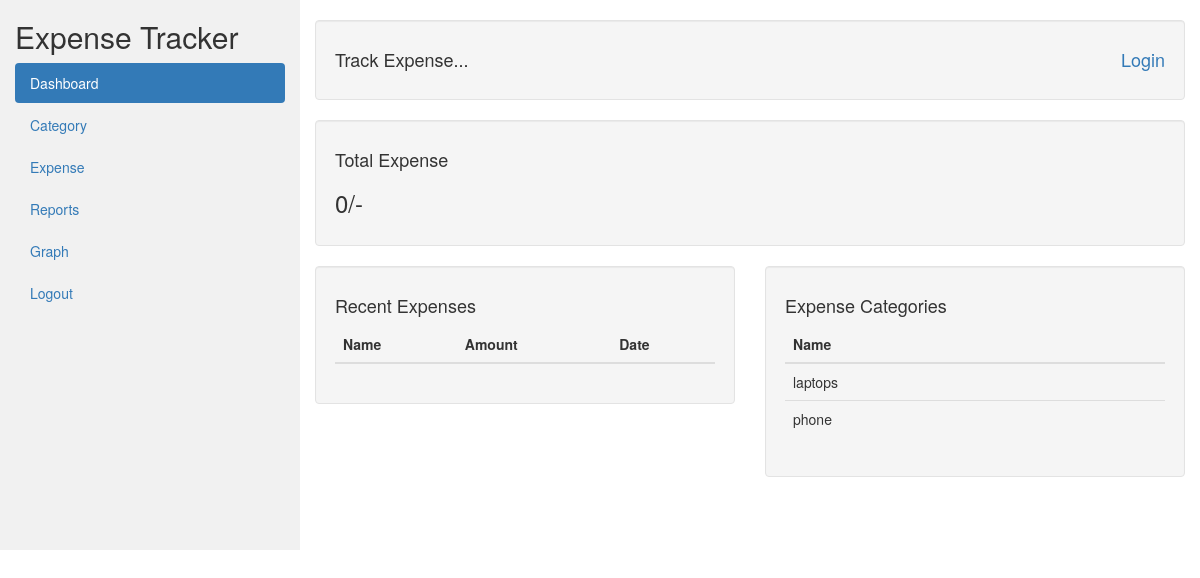
Before: / with the older database file.
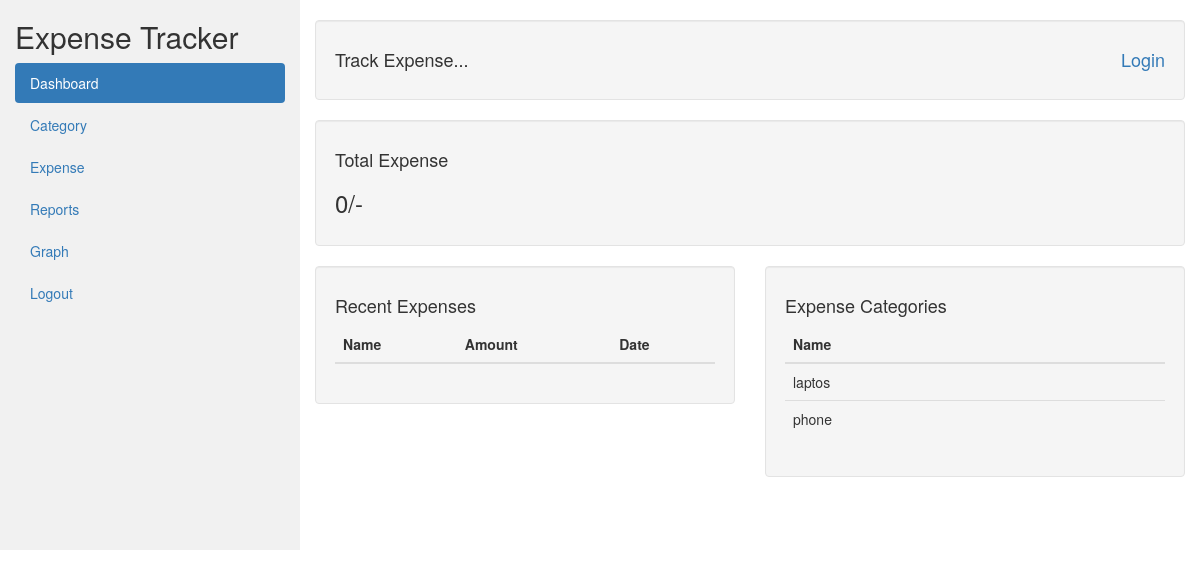
After: the same page with the newer database file.
### ExpenseTracker/models.py (models this page shows, shortened)
class Category(models.Model):
    name = models.CharField(max_length=100, db_index=True,unique=True)

### ExpenseTracker/views.py (the view)
# urls.py: path('',views.index,name="index"),
def index(request):
    user = request.user
    expense_categories = Category.objects.all()
    total_expenses = 0
    recent_transactions = None
    if user.is_authenticated:
        user_expenses = Expense.objects.filter(user=user)
        total_expenses = user_expenses.aggregate(total_amount=Sum('amount'))['total_amount']
        recent_transactions = user_expenses.order_by('-date')[:5]
        if total_expenses is None:
            total_expenses = 0
    context = {
        'total_expenses': total_expenses,
        'recent_transactions': recent_transactions,
        'expense_categories': expense_categories,
    }
    return render(request, 'index.html', context)

### templates/index.html (shortened to what this page needs)
<!DOCTYPE html>
<html lang="en">
<head>
  <link rel="stylesheet" href="https://maxcdn.bootstrapcdn.com/bootstrap/3.4.1/css/bootstrap.min.css">
</head>
<body>
<div class="container-fluid">
  <div class="row content">
    <div class="col-sm-3 sidenav hidden-xs">
      <h2>Expense Tracker</h2>
      <ul class="nav nav-pills nav-stacked">
        <li class="active"><a href="">
        Dashboard</a></li>
        <li><a href="{% url 'category_dash' %}">Category</a></li>
        <li><a href="{% url 'expense_dash' %}">Expense</a></li>
        <li><a href="{% url 'generate_report' %}">Reports</a></li>
        <li><a href="{% url 'generate_graph' %}">Graph</a></li>
        <li><a href="{% url 'logout' %}">Logout</a></li>
      </ul><br>
    </div>
    <br>
    <div class="col-sm-9">
      <div class="well nav1">
        <div class="row">
          <div class="col-sm-6">
              <h4>Track Expense...</h4>
          </div>
          <div class="col-sm-6 text-right">
              {% block content %}
                  {% if user.is_authenticated %}
                      <h4>Hii, {{ user.username }}</h4>
                  {% else %}
                      <h4>
                        <a href="\user_login">Login</a>
                      </h4>
                  {% endif %}
          </div>
      </div>
      </div>
      <div class="row">
        <div class="col-sm-12">
          <div class="well">
            <h4>Total Expense</h4>
              <h3>
                {{ total_expenses }}/-
              </h3>
          </div>
        </div>
        <div class="col-sm-6">
          <div class="well">
            <h4>Recent Expenses</h4>
            <table class="table">
              <thead>
                <tr>
                    <th>Name</th>
                    <th>Amount</th>
                    <th>Date</th>
                </tr>
            </thead>
            </table>
          </div>
        </div>
        <div class="col-sm-6">
          <div class="well">
            <h4>Expense Categories</h4>
            <table class="table">
              <thead>
                <tr>
                  <th>Name</th>
                </tr>
              </thead>
              <tbody>
                {% for category in expense_categories %}
                          <tr>
                            <td>
                            {{ category.name }}
                          </td>
                        </tr>
                      {% endfor %}
              </tbody>
            </table>
          </div>
        </div>
      </div>
      </div>
    </div>
  </div>
{% endblock %}
</body>
</html>

Changed rows visible on the page:
changed Category: name "laptops" → "laptos"
